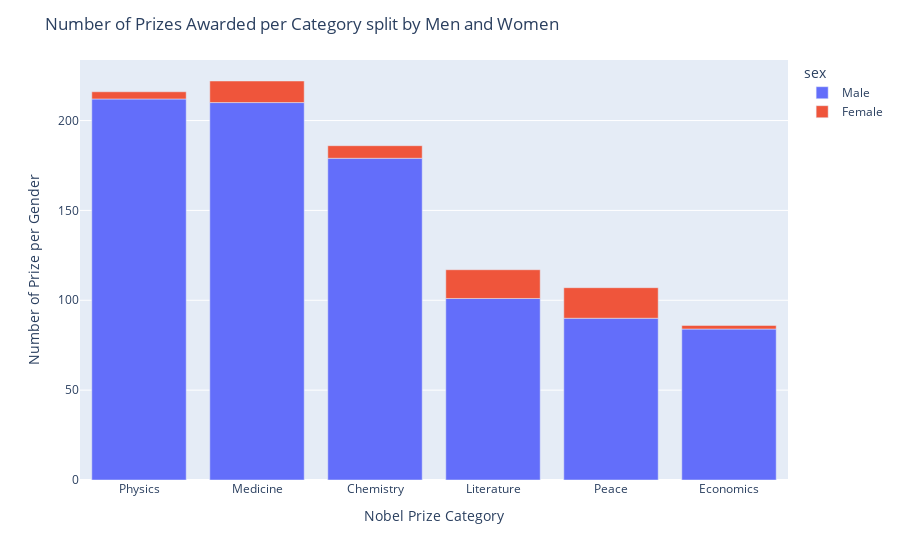

The code cell stored with this chart in its notebook:
### Code cell
data.sort_values(by='prize', ascending=False, inplace=True)

fig = px.bar(
    data,
    x=data.category,
    y=data.prize,
    color=data.sex,
)

fig.update_layout(
    xaxis_title='Nobel Prize Category', 
    coloraxis_showscale=False,
    yaxis_title='Number of Prize per Gender',
    title='Number of Prizes Awarded per Category split by Men and Women'
)

fig.show()

### Figure 1 — Plotly figure (JSON) as saved in the notebook; plotly's stock layout.template omitted (floating-point values rounded to 4 significant figures)
{"data": [{"alignmentgroup": "True", "hovertemplate": "sex=Male<br>category=%{x}<br>prize=%{y}<extra></extra>", "legendgroup": "Male", "marker": {"color": "#636efa", "pattern": {"shape": ""}}, "name": "Male", "offsetgroup": "Male", "orientation": "v", "showlegend": true, "textposition": "auto", "type": "bar", "x": ["Physics", "Medicine", "Chemistry", "Literature", "Peace", "Economics"], "xaxis": "x", "y": [212, 210, 179, 101, 90, 84], "yaxis": "y"}, {"alignmentgroup": "True", "hovertemplate": "sex=Female<br>category=%{x}<br>prize=%{y}<extra></extra>", "legendgroup": "Female", "marker": {"color": "#EF553B", "pattern": {"shape": ""}}, "name": "Female", "offsetgroup": "Female", "orientation": "v", "showlegend": true, "textposition": "auto", "type": "bar", "x": ["Peace", "Literature", "Medicine", "Chemistry", "Physics", "Economics"], "xaxis": "x", "y": [17, 16, 12, 7, 4, 2], "yaxis": "y"}], "layout": {"barmode": "relative", "coloraxis": {"showscale": false}, "legend": {"title": {"text": "sex"}, "tracegroupgap": 0}, "margin": {"t": 60}, "title": {"text": "Number of Prizes Awarded per Category split by Men and Women"}, "xaxis": {"anchor": "y", "domain": [0, 1], "title": {"text": "Nobel Prize Category"}}, "yaxis": {"anchor": "x", "domain": [0, 1], "title": {"text": "Number of Prize per Gender"}}}}
